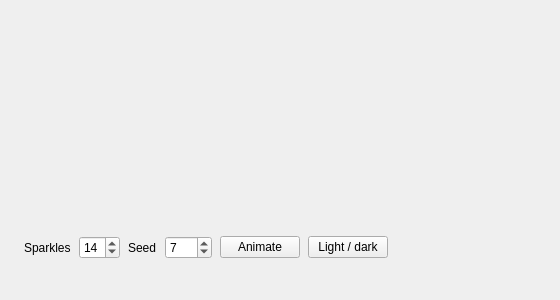
<?xml version="1.0" encoding="UTF-8"?>
<ui version="4.0">
 <class>MainWindow</class>
 <widget class="QMainWindow" name="MainWindow">
  <property name="geometry">
   <rect>
    <x>0</x>
    <y>0</y>
    <width>560</width>
    <height>300</height>
   </rect>
  </property>
  <property name="windowTitle">
   <string>QCustomSparklesText Showcase</string>
  </property>
  <widget class="QWidget" name="centralwidget">
   <layout class="QVBoxLayout" name="rootLayout">
    <property name="spacing">
     <number>16</number>
    </property>
    <property name="leftMargin">
     <number>24</number>
    </property>
    <property name="topMargin">
     <number>24</number>
    </property>
    <property name="rightMargin">
     <number>24</number>
    </property>
    <property name="bottomMargin">
     <number>24</number>
    </property>
    <item>
     <widget class="QCustomSparklesText" name="sparklesMain">
      <property name="minimumSize">
       <size>
        <width>0</width>
        <height>90</height>
       </size>
      </property>
      <property name="text" stdset="0">
       <string>Powered by AI</string>
      </property>
     </widget>
    </item>
    <item>
     <widget class="QCustomSparklesText" name="sparklesSecond">
      <property name="minimumSize">
       <size>
        <width>0</width>
        <height>90</height>
       </size>
      </property>
      <property name="text" stdset="0">
       <string>Magic inside</string>
      </property>
      <property name="seed" stdset="0">
       <number>42</number>
      </property>
     </widget>
    </item>
    <item>
     <layout class="QHBoxLayout" name="controlsRow">
      <property name="spacing">
       <number>8</number>
      </property>
      <item>
       <widget class="QLabel" name="countLabel">
        <property name="text">
         <string>Sparkles</string>
        </property>
       </widget>
      </item>
      <item>
       <widget class="QSpinBox" name="countSpin">
        <property name="minimum">
         <number>0</number>
        </property>
        <property name="maximum">
         <number>60</number>
        </property>
        <property name="value">
         <number>14</number>
        </property>
       </widget>
      </item>
      <item>
       <widget class="QLabel" name="seedLabel">
        <property name="text">
         <string>Seed</string>
        </property>
       </widget>
      </item>
      <item>
       <widget class="QSpinBox" name="seedSpin">
        <property name="minimum">
         <number>0</number>
        </property>
        <property name="maximum">
         <number>999</number>
        </property>
        <property name="value">
         <number>7</number>
        </property>
       </widget>
      </item>
      <item>
       <widget class="QPushButton" name="animateBtn">
        <property name="text">
         <string>Animate</string>
        </property>
       </widget>
      </item>
      <item>
       <widget class="QPushButton" name="themeBtn">
        <property name="text">
         <string>Light / dark</string>
        </property>
       </widget>
      </item>
      <item>
       <spacer name="controlsSpacer">
        <property name="orientation">
         <enum>Qt::Horizontal</enum>
        </property>
        <property name="sizeHint" stdset="0">
         <size>
          <width>10</width>
          <height>10</height>
         </size>
        </property>
       </spacer>
      </item>
     </layout>
    </item>
    <item>
     <spacer name="bottomSpacer">
      <property name="orientation">
       <enum>Qt::Vertical</enum>
      </property>
      <property name="sizeHint" stdset="0">
       <size>
        <width>10</width>
        <height>10</height>
       </size>
      </property>
     </spacer>
    </item>
   </layout>
  </widget>
 </widget>
 <customwidgets>
  <customwidget>
   <class>QCustomSparklesText</class>
   <extends>QWidget</extends>
   <header location="global">Custom_Widgets.QCustomSparklesText.h</header>
  </customwidget>
 </customwidgets>
 <resources/>
 <connections/>
</ui>
